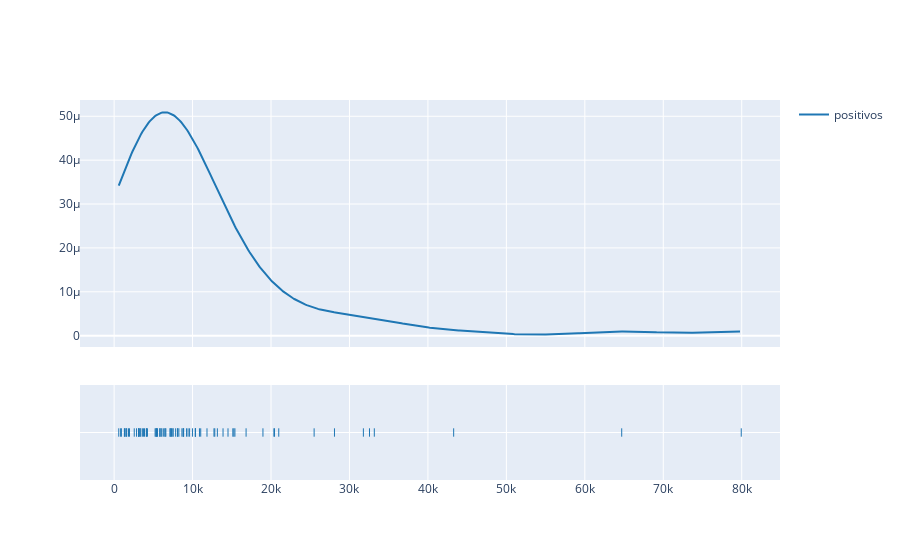

The cell this chart's notebook holds for it:
### Markdown cell above
El método [plotly.figure_factory.create_distplot()](https://plotly.github.io/plotly.py-docs/generated/plotly.figure_factory.create_distplot.html) crea un histograma y una estimación de densidad del kernel (*Kernel Density Estimation*, KDE), una curva que muestra la densidad de los datos. Se recomienda revisar el [tutorial](https://plotly.com/python/distplot/).

### Code cell
# Histograma y curva de densidad

# Lista de valores a graficar
positivos = covid_cantonal_positivos["positivos"].values.tolist()
datos = [positivos]

# Etiquetas para la leyenda
etiquetas = ['positivos']

# Se crea la figura
fig = ff.create_distplot(datos, etiquetas, show_hist=False)

# Se muestra la figura
fig.show()

### Figure 1 — Plotly figure (JSON) as saved in the notebook; plotly's stock layout.template omitted (floating-point values rounded to 4 significant figures; data arrays with more than 128 entries replaced by an {"elided": "..."} marker saying what was removed)
{"data": [{"legendgroup": "positivos", "marker": {"color": "rgb(31, 119, 180)"}, "mode": "lines", "name": "positivos", "showlegend": true, "type": "scatter", "x": {"elided": "500 float values"}, "xaxis": "x", "y": {"elided": "500 float values"}, "yaxis": "y"}, {"legendgroup": "positivos", "marker": {"color": "rgb(31, 119, 180)", "symbol": "line-ns-open"}, "mode": "markers", "name": "positivos", "showlegend": false, "type": "scatter", "x": [4104, 18973, 10880, 14518, 43283, 834, 15134, 25497, 1339, 9987, 7132, 11042, 20987, 5226, 79939, 15398, 1958, 15261, 592, 13885, 64702, 6078, 13161, 3112, 3604, 8865, 4249, 8078, 6595, 1521, 32552, 926, 12730, 3755, 7257, 2569, 1835, 33168, 9620, 1609, 20370, 9425, 8799, 8107, 8831, 5976, 5841, 31775, 5346, 6483, 10362, 8255, 10378, 7519, 3314, 3220, 4135, 7320, 1310, 3875, 12834, 1530, 9235, 11839, 2858, 5348, 8645, 5410, 7493, 6487, 6276, 3107, 5527, 3397, 28090, 7158, 7842, 16822, 5822, 20449, 10349, 5468], "xaxis": "x", "y": ["positivos", "positivos", "positivos", "positivos", "positivos", "positivos", "positivos", "positivos", "positivos", "positivos", "positivos", "positivos", "positivos", "positivos", "positivos", "positivos", "positivos", "positivos", "positivos", "positivos", "positivos", "positivos", "positivos", "positivos", "positivos", "positivos", "positivos", "positivos", "positivos", "positivos", "positivos", "positivos", "positivos", "positivos", "positivos", "positivos", "positivos", "positivos", "positivos", "positivos", "positivos", "positivos", "positivos", "positivos", "positivos", "positivos", "positivos", "positivos", "positivos", "positivos", "positivos", "positivos", "positivos", "positivos", "positivos", "positivos", "positivos", "positivos", "positivos", "positivos", "positivos", "positivos", "positivos", "positivos", "positivos", "positivos", "positivos", "positivos", "positivos", "positivos", "positivos", "positivos", "positivos", "positivos", "positivos", "positivos", "positivos", "positivos", "positivos", "positivos", "positivos", "positivos"], "yaxis": "y2"}], "layout": {"barmode": "overlay", "hovermode": "closest", "legend": {"traceorder": "reversed"}, "xaxis": {"anchor": "y2", "domain": [0, 1], "zeroline": false}, "yaxis": {"anchor": "free", "domain": [0.35, 1], "position": 0}, "yaxis2": {"anchor": "x", "domain": [0, 0.25], "dtick": 1, "showticklabels": false}}}
